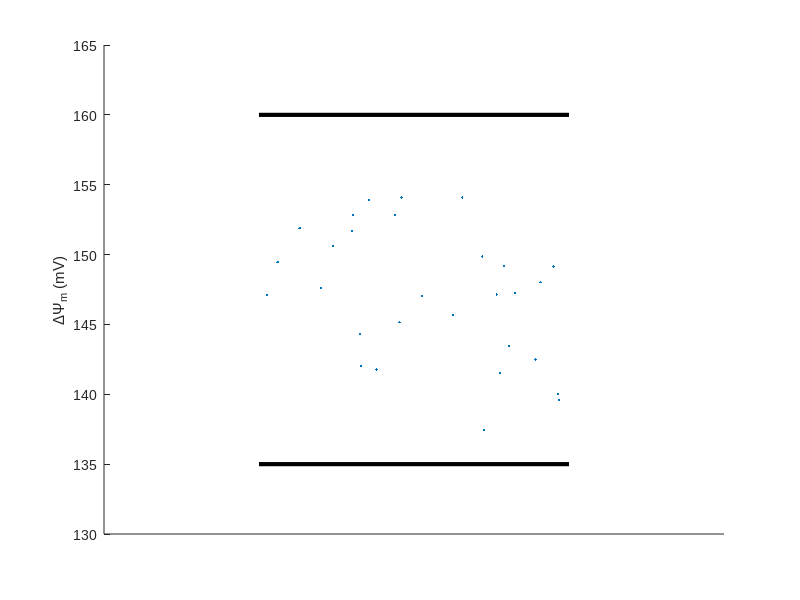
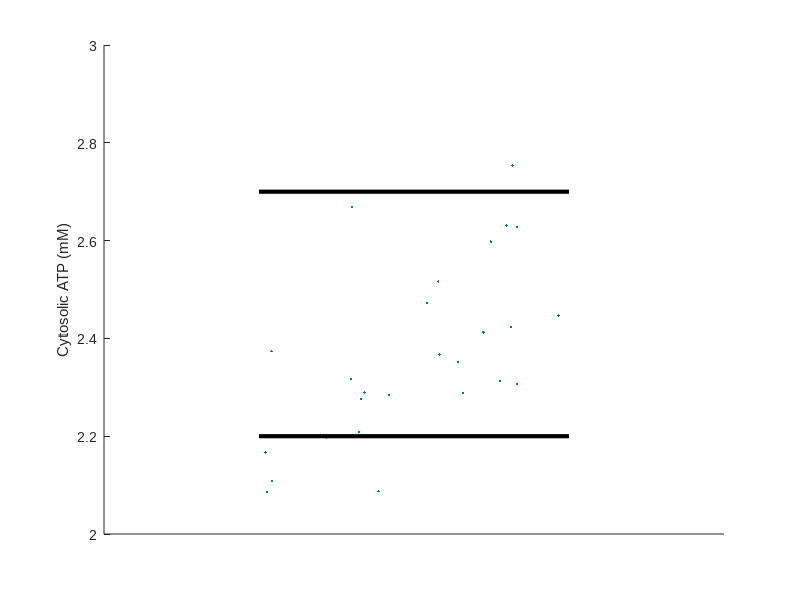
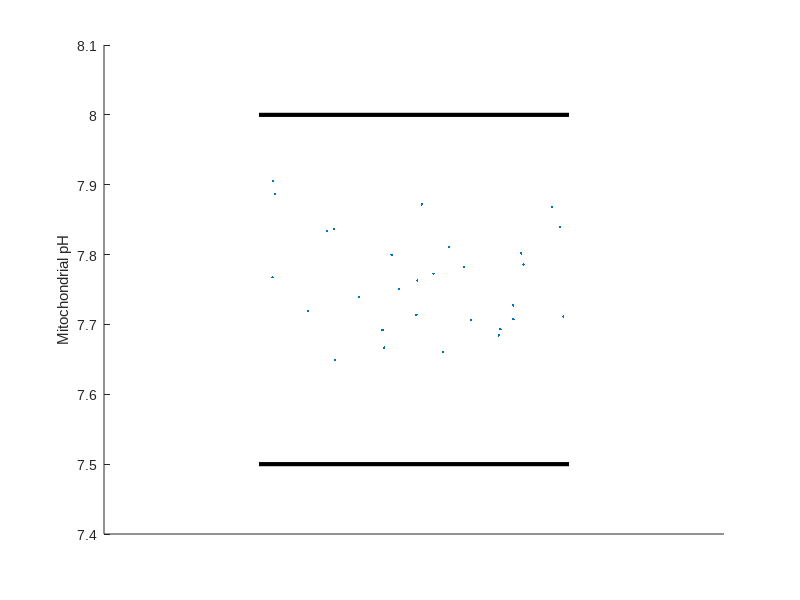

The MATLAB source for these figures, in order:
%%%%%%%%%%%%%%%%%%%%%%%%%%%%%%%%%%%%%%%%%%%
%%% Theurey et al 2018 - Figure 1B
%%% Scatter values generated by a population
%%% and draw lines at limits of literature values
%%%%%%%%%%%%%%%%%%%%%%%%%%%%%%%%%%%%%%%%%%

%% Obtain data
checkData = 0;
if checkData == 1
%%% Data can be generated by running a population
%%% (Beard_NC_simulatePopulation.m) and obtaining the desired parameter
%%% using the below commands [need to pause simulation]
% Baseline TMRM
baselineTMRM = squeeze(stateVarAll(:,19,:)); % to get dPsim
baselineTMRM = baselineTMRM(1,:); % to get baseline value
baselineTMRM = baselineTMRM';

% Baseline cytosolic ATP
baselineATPc = squeeze(stateVarAll(:,23,:));
baselineATPc = baselineATPc(1,:); % to get baseline value
baselineATPc = baselineATPc';

% Baseline mitochondrial pH
baselinePHx = squeeze(OutputAll(:,26,:));
baselinePHx = baselinePHx(1,:); % to get baseline value
baselinePHx = baselinePHx';

else
%%% Alternatively, here is a run from 09-May-2018 (30 simulations, rng(1))
%%% (data used in Figure)
%%% See "Baseline sims.xlsx" 
baselineTMRM = [149.1696867; 149.4510064; 145.1507917; 147.2573399;...
147.6163664; 148.018499; 147.140482; 151.8918438; 145.6775149; 142.4877963;...
142.0360414; 143.4568666; 150.6289994; 152.8470695; 152.8113373; 141.5402939;...
147.0377277; 153.8923832; NaN; 149.8591836; 137.4233501; 154.084823;...
147.1113718; 154.0755925; 141.7735735; 144.3038632; 151.6752627; 140.0073662;...
149.153521; 139.5968821];

baselineATPc = [0.002317006; 0.002411988; 0.002446799; 0.00237355;...
0.002753373; 0.00219711; 0.002108882; 0.002669021; 0.002598023; 0.00236729;...
0.002472237; 0.002276503; 0.002284923; 0.001846975; 0.002306665; 0.002313164;...
0.002085244; 0.002287939; NaN; 0.002166925; 0.002516084; 0.001797033;...
0.002630918; 0.00235261; 0.002627498; 0.002412586; 0.002289641; 0.00242262;...
0.002207942; 0.00208726 ];

baselinePHx = [7.739732687; 7.727202039; 7.782567139; 7.772593699;...
7.719497835; 7.762793045; 7.785909009; 7.692044126; 7.750253268; 7.868016856;...
7.811362105; 7.836647782; 7.707577857; 7.711368384; 7.666780254; 7.83934863;...
7.801585941; 7.660475492; NaN; 7.713723941; 7.90520554; 7.684194711;...
7.706091194; 7.64912383; 7.833781411; 7.79975459; 7.693175025; 7.871799534;...
7.767404448; 7.886169897 ];

end
%%

varNameAll = {'baselineTMRM' 'baselineATPc' 'baselinePHx'};

for figureNum = 1:3

varName = varNameAll{figureNum};

if strcmp(varName, 'baselineTMRM')
    plotValue = baselineTMRM;
elseif strcmp(varName, 'baselineATPc')
    plotValue = baselineATPc;
elseif strcmp(varName, 'baselinePHx')
    plotValue = baselinePHx;
end

% Apply random x-axis scatter for plotting
plotValue(:,2) = 1;
for i = 1:size(plotValue,1)
plotValue(i,2) = plotValue(i,2) + 0.1+(0.1*rand);
end

% Change default font type to Arial
set(0,'defaultAxesFontName', 'Arial')
set(0,'defaultTextFontName', 'Arial')

% Scatter plot
% Dimensions for publication (Fig 1B)
figure('Position', [100 100 50 115])
markersize = 3;
scatter(plotValue(:,2),plotValue(:,1), markersize,'filled','k')
if strcmp(varName, 'baselineATPc')
    % Plot ATP in mM
    scatter(plotValue(:,2),plotValue(:,1)*1000, markersize,'filled','k')
end
hold on

if strcmp(varName, 'baselineTMRM')
    % Literature ranges from Gerencser 2012, Ward 2000, 
    % Nicholls & Budd 2000, Nicholls 1980, Surin 2013
    litMin = 135;
    litMax = 160;
    axesMin = 130;
    axesMax = 165;   
% Apply axes names and legend
ylabel('\Delta\Psi_m (mV)')

elseif strcmp(varName, 'baselineATPc')
    % Literature ranges from Weisova 2009, Lehninger [rinciples of biochem, 
    % Aubert 2001, 2005; DiNuzzo 2010 model, Cloutier 2009 model
    litMin = 2.2;   % in mM
    litMax = 2.7;
    axesMin = 2.0;
    axesMax = 3.0;   
ylabel('Cytosolic ATP (mM)')

elseif strcmp(varName, 'baselinePHx')
    % Literature ranges from Bolshakov 2007, Poburko 2011
    litMin = 7.5;
    litMax = 8.0;
    axesMin = 7.4;
    axesMax = 8.1;
ylabel('Mitochondrial pH')
end

% Plot think black lines at limits of literature values
plot([1.1 1.2], [litMin litMin], 'k', 'LineWidth', 3)
plot([1.1 1.2], [litMax litMax], 'k', 'LineWidth', 3)

% Apply axes limits
ylim([axesMin axesMax])
xlim([1.05 1.25])

% Apply legend
%legend('Simulations', 'Literature range')

% Remove x-axis ticks
set(gca,'XTick',[])
end
%%